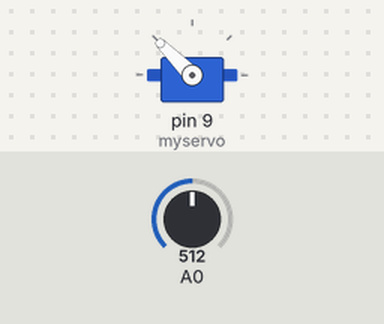
The sketch below on a simulated Arduino Uno, built with avr-gcc and run on an emulated ATmega328P. On the bench: servo. The test bench sets the inputs (shaded band); at power-on: A0 = 512.

Above: at 1.2 s.
1.3 s: A0 set to 716
At 2.2 s:
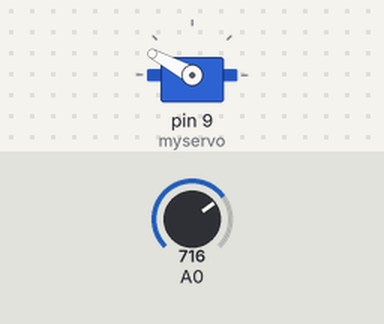
2.8 s: A0 set to 900
At 3.4 s:
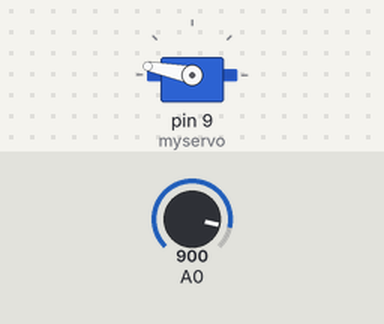
4.3 s: A0 set to 1023
At 5.5 s:
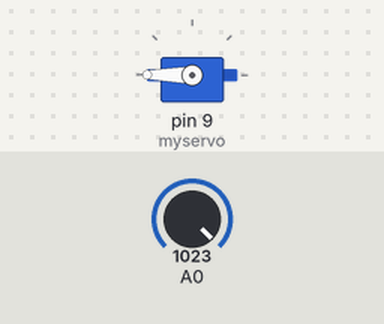
5.8 s: A0 set to 306
At 6.8 s:
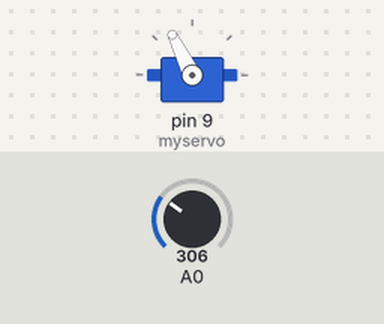
7.3 s: A0 set to 0
At 8.0 s:
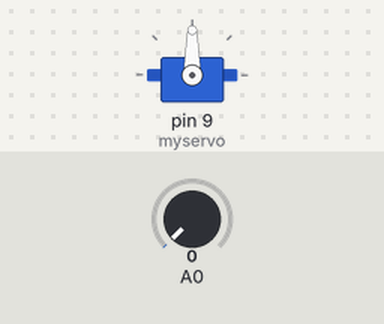
Timing chart, 0 to 9.8 s (numbered marks = the images above; inputs shaded):
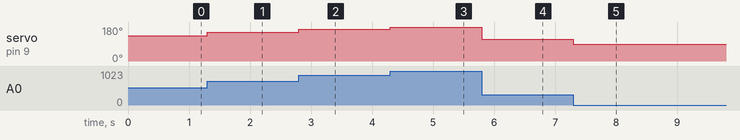

Measured:
- after the input at 1.3 s, servo on pin 9 (myservo): 135° → 152° at once
- after the input at 2.8 s, servo on pin 9 (myservo): 152° → 169° at once
- after the input at 4.3 s, servo on pin 9 (myservo): 169° → 180° at once
- after the input at 5.8 s, servo on pin 9 (myservo): 180° → 116° at once
- after the input at 7.3 s, servo on pin 9 (myservo): 116° → 90° at once

The sketch:

lolo.ino
```cpp
#include <Wire.h>
#include <Servo.h>

Servo myservo;

int servoWait(int potpin)
{
  int wait = analogRead(potpin);
  wait = map(wait, 0, 1023, 90, 180);
  return wait;
}

void setup()
{
  myservo.attach(9);
}

void loop()
{
    myservo.write(servoWait(8));
}
```
